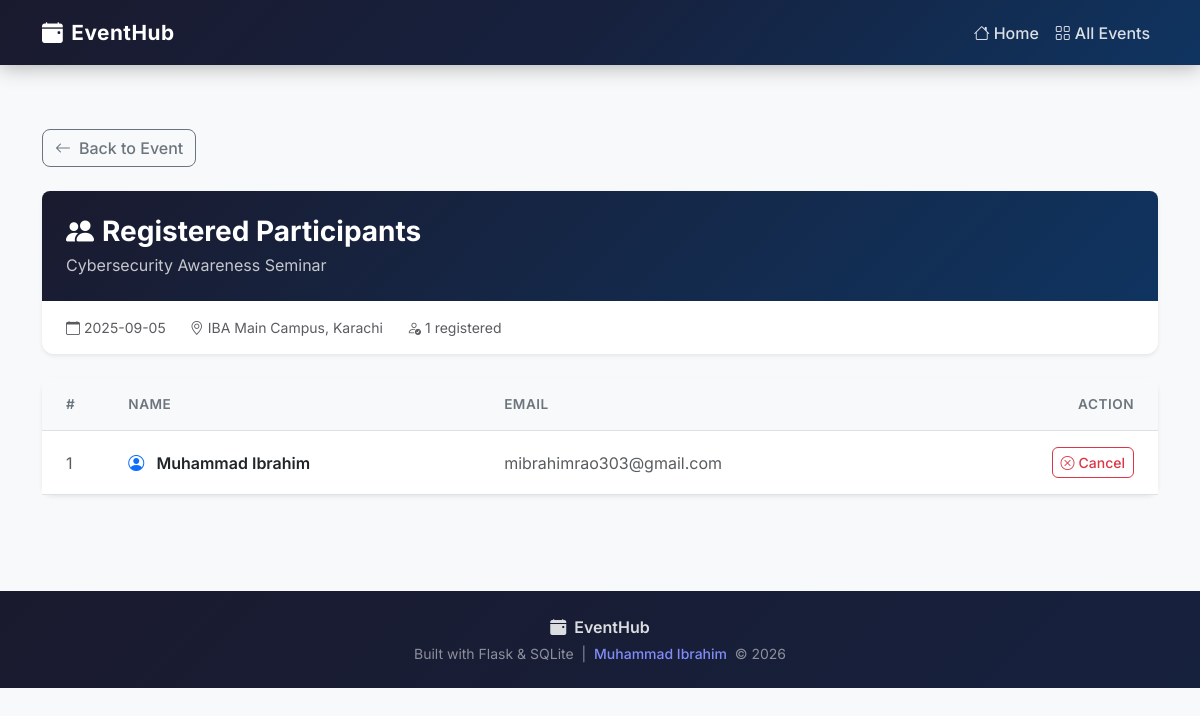
Page /events/3/registrations on the committed database.
### tables this page shows
CREATE TABLE events (
        id          INTEGER PRIMARY KEY AUTOINCREMENT,
        title       TEXT    NOT NULL,
        description TEXT    NOT NULL,
        date        TEXT    NOT NULL,
        venue       TEXT    NOT NULL
    );

CREATE TABLE registrations (
        id           INTEGER PRIMARY KEY AUTOINCREMENT,
        event_id     INTEGER NOT NULL,
        student_name TEXT    NOT NULL,
        email        TEXT    NOT NULL,
        FOREIGN KEY (event_id) REFERENCES events(id)
    );

### app.py (the view)
@app.route('/events/<int:event_id>/registrations')
def view_registrations(event_id):
    conn = get_db()
    cursor = conn.cursor()
    cursor.execute('SELECT * FROM events WHERE id = ?', (event_id,))
    event = cursor.fetchone()
    if event is None:
        conn.close()
        return render_template('404.html'), 404
    cursor.execute(
        'SELECT * FROM registrations WHERE event_id = ? ORDER BY id ASC',
        (event_id,)
    )
    registrations = cursor.fetchall()
    conn.close()
    return render_template('registrations.html', event=event, registrations=registrations)

### app.py (called while the page is built)
def get_db():
    conn = sqlite3.connect(DATABASE)
    conn.row_factory = sqlite3.Row
    return conn

### templates/registrations.html (shortened to what this page needs)
{% extends 'base.html' %}
{% block content %}
<div class="container py-5">
    <a href="{{ url_for('event_detail', event_id=event['id']) }}"
       class="btn btn-outline-secondary mb-4">
        <i class="bi bi-arrow-left me-2"></i>Back to Event
    </a>
    <div class="card shadow-sm border-0 mb-4">
        <div class="detail-header p-4 text-white">
            <h3 class="fw-bold mb-1">
                <i class="bi bi-people-fill me-2"></i>Registered Participants
            </h3>
            <p class="mb-0 opacity-75">{{ event['title'] }}</p>
        </div>
        <div class="card-body px-4 py-3">
            <div class="d-flex gap-4 text-muted small">
                <span><i class="bi bi-calendar me-1"></i>{{ event['date'] }}</span>
                <span><i class="bi bi-geo-alt me-1"></i>{{ event['venue'] }}</span>
                <span><i class="bi bi-person-check me-1"></i>{{ registrations|length }} registered</span>
            </div>
        </div>
    </div>
    {% if registrations %}
        <div class="card shadow-sm border-0">
            <div class="card-body p-0">
                <div class="table-responsive">
                    <table class="table table-hover mb-0">
                        <thead class="table-light">
                            <tr>
                                <th class="ps-4 py-3">#</th>
                                <th class="py-3">Name</th>
                                <th class="py-3">Email</th>
                                <th class="py-3 text-end pe-4">Action</th>
                            </tr>
                        </thead>
                        <tbody>
                            {% for registration in registrations %}
                            <tr>
                                <td class="ps-4 py-3 text-muted">{{ loop.index }}</td>
                                <td class="py-3 fw-semibold">
                                    <i class="bi bi-person-circle me-2 text-primary"></i>
                                    {{ registration['student_name'] }}
                                </td>
                                <td class="py-3 text-muted">{{ registration['email'] }}</td>
                                <td class="py-3 text-end pe-4">
                                    <form
                                        action="{{ url_for('cancel_registration', registration_id=registration['id']) }}"
                                        method="POST"
                                        onsubmit="return confirm('Cancel this registration? This cannot be undone.');"
                                        style="display: inline;"
                                    >
                                        <button type="submit" class="btn btn-sm btn-outline-danger">
                                            <i class="bi bi-x-circle me-1"></i>Cancel
                                        </button>
                                    </form>
                                </td>
                            </tr>
                            {% endfor %}
                        </tbody>
                    </table>
                </div>
            </div>
        </div>
    {% endif %}
</div>
{% endblock %}

### static/style.css (style rules this page uses)
body { font-family: 'Inter', sans-serif; background-color: #f8f9fa; color: #212529; }
.detail-header { background: linear-gradient(135deg, #1a1a2e 0%, #0f3460 100%); border-radius: 0.5rem 0.5rem 0 0; }
.btn-outline-danger { border-radius: 6px; font-weight: 500; }
.btn-outline-secondary { border-radius: 8px; font-weight: 500; }
.table th { font-weight: 600; font-size: 0.85rem; text-transform: uppercase; letter-spacing: 0.5px; color: #6c757d; }
.table td { vertical-align: middle; }
.card { border-radius: 12px; }

### rows in the picture
events: title "Cybersecurity Awareness Seminar", date "2025-09-05", venue "IBA Main Campus, Karachi"
registrations: student_name "Muhammad Ibrahim", email "mibrahimrao303@gmail.com"

### other values in the picture
{{ registrations|length }} "1"
